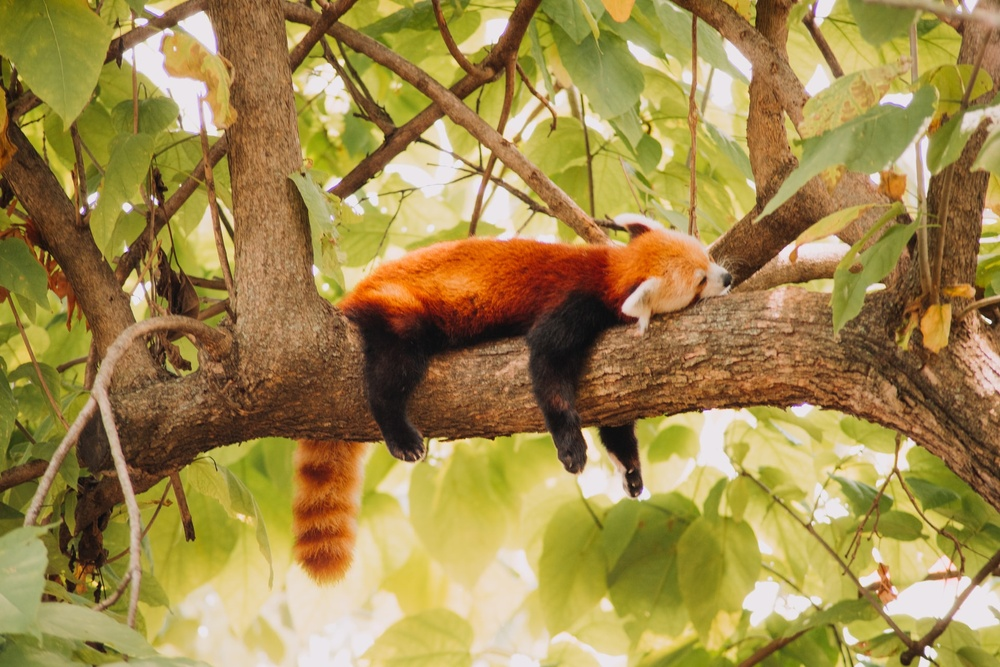
#> input picture imageManipulation/image/picture.jpg, 1000 x 667 px, shrunk from 1920 x 1280 before the run, found by its file name
$ python 3_enhance.py
#> lines starting #> are read from the running program, lines starting #| are printed output that depends on the picture
from PIL import Image, ImageEnhance
# https://pillow.readthedocs.io/en/stable/reference/ImageEnhance.html

# image import
img = Image.open('imageManipulation/image/picture.jpg')
#> img is the input picture: PIL image 1000x667 RGB; mean R, G, B 160.9, 137.7, 76.5

# create an enhancer
color_enhancer = ImageEnhance.Color(img) # vibrance
contrast_enhancer = ImageEnhance.Contrast(img) # contrast
brightness_enhancer = ImageEnhance.Brightness(img) # contrast
sharpness_enhancer = ImageEnhance.Sharpness(img) # contrast

# applying the enhancer
enhanced_image = brightness_enhancer.enhance(5)
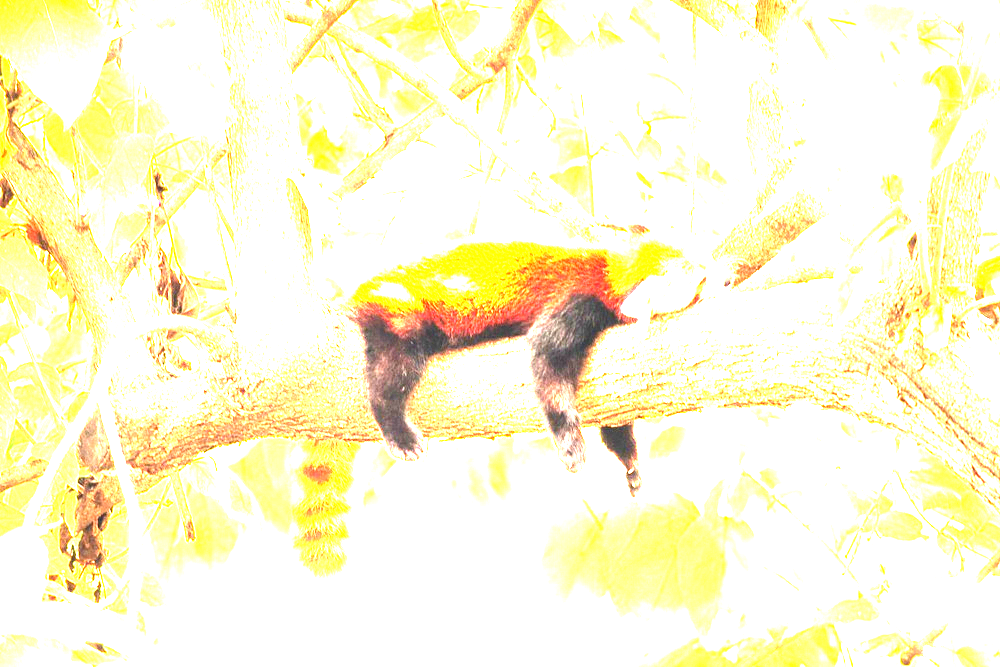
#> enhanced_image: PIL image 1000x667 RGB; mean R, G, B 252.3, 247.6, 212.6
enhanced_image.show()

$ run again, with imageManipulation/image/owl.jpg copied over imageManipulation/image/picture.jpg
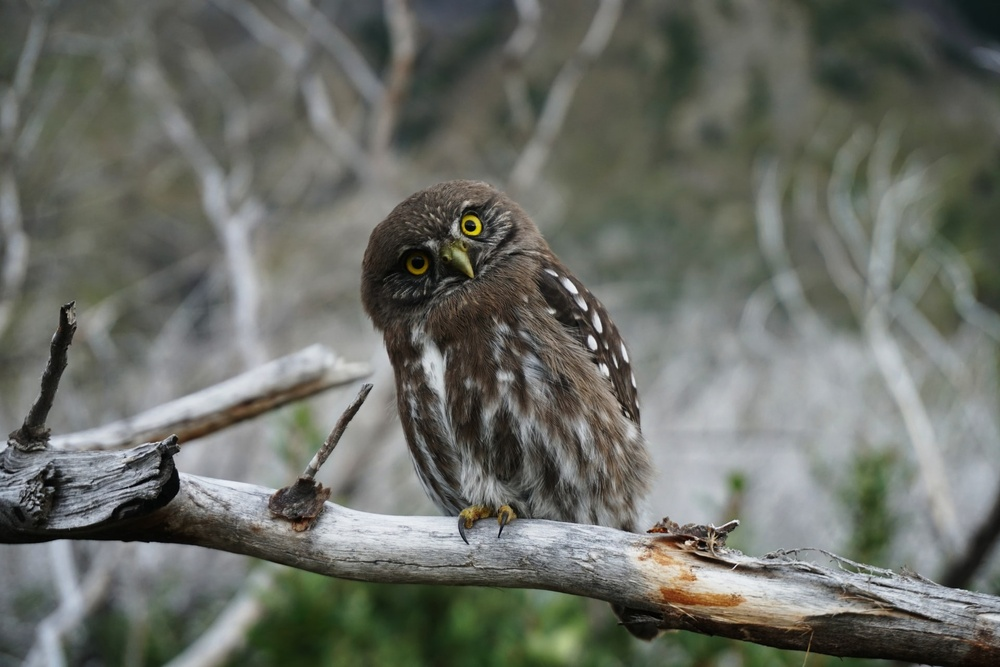
#> input picture imageManipulation/image/owl.jpg, 1000 x 667 px, shrunk from 1920 x 1280 before the run, found by its file name
#> img is the input picture: PIL image 1000x667 RGB; mean R, G, B 106.4, 109.2, 102
#> `enhanced_image = brightness_enhancer.enhance(5)`:
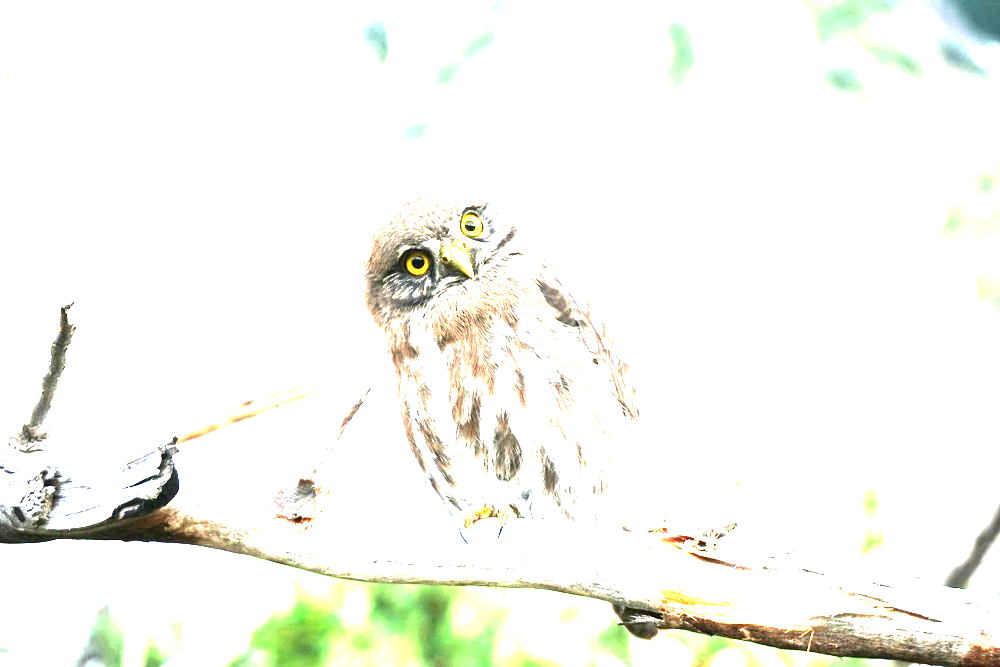
#> enhanced_image: PIL image 1000x667 RGB; mean R, G, B 245.9, 247, 240.7
